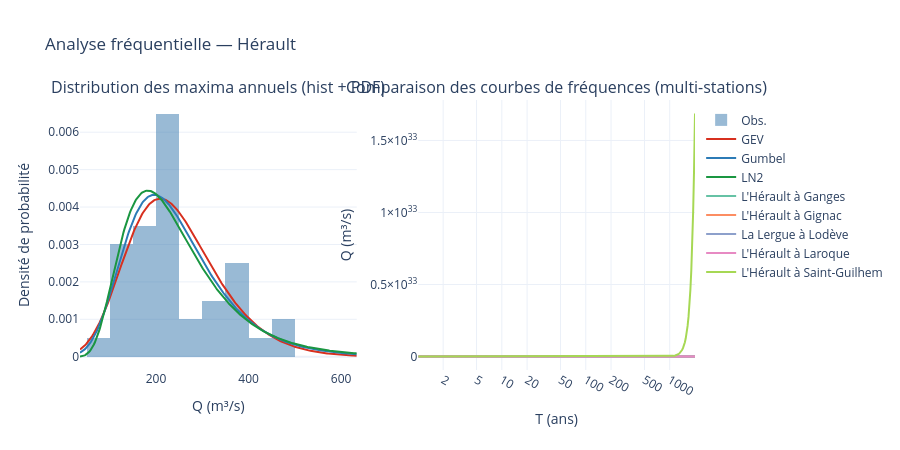

Write notebook code for a chart like this one.
### Markdown cell above
## 7. Distribution des maxima — analyse exploratoire

### Code cell
# ── Histogramme + PDF ajustées (station principale) ──────────────────────────
fig_hist = make_subplots(rows=1, cols=2,
    subplot_titles=('Distribution des maxima annuels (hist + PDF)',
                    'Comparaison des courbes de fréquences (multi-stations)'))

# Histogramme
fig_hist.add_trace(
    go.Histogram(
        x=main_data, nbinsx=20,
        name='Obs.', opacity=0.55,
        marker_color='steelblue',
        histnorm='probability density',
        hovertemplate='[%{x:.0f}, …] : densité %{y:.4f}<extra></extra>'
    ), row=1, col=1
)

# PDFs
x_range = np.linspace(main_data.min() * 0.5, main_data.max() * 1.3, 300)
for key, dist_obj, col_pdf in [
    ('GEV',    stats.genextreme, '#d7301f'),
    ('Gumbel', stats.gumbel_r,   '#2c7bb6'),
    ('LN2',    stats.lognorm,    '#1a9641'),
]:
    if key in fit:
        pdf_vals = dist_obj.pdf(x_range, *fit[key]['params'])
        fig_hist.add_trace(
            go.Scatter(x=x_range, y=pdf_vals, mode='lines',
                       name=key, line=dict(color=col_pdf, width=2)),
            row=1, col=1
        )

# Courbes de fréquences multi-stations (GEV)
T_dense  = np.logspace(np.log10(1.01), np.log10(2000), 300)
pnce_d   = 1 - 1/T_dense
cols_s   = px.colors.qualitative.Set2

for i, s in enumerate(STATIONS_CLES):
    code = s['code']
    if code not in fits_all or 'GEV' not in fits_all[code]:
        continue
    f_gev = fits_all[code]['GEV']
    q_d   = stats.genextreme.ppf(pnce_d, *f_gev['params'])
    fig_hist.add_trace(
        go.Scatter(x=T_dense, y=q_d, mode='lines',
                   name=s['nom'], line=dict(color=cols_s[i % len(cols_s)], width=2)),
        row=1, col=2
    )

fig_hist.update_xaxes(title_text='Q (m³/s)',               row=1, col=1)
fig_hist.update_yaxes(title_text='Densité de probabilité', row=1, col=1)
fig_hist.update_xaxes(title_text='T (ans)', type='log',
                      tickvals=[2,5,10,20,50,100,200,500,1000],
                      ticktext=['2','5','10','20','50','100','200','500','1000'],
                      row=1, col=2)
fig_hist.update_yaxes(title_text='Q (m³/s)', row=1, col=2)

fig_hist.update_layout(
    title_text=f'Analyse fréquentielle — {DEPT_NAME}',
    height=450, template='plotly_white',
    legend=dict(x=1.01, y=0.98, traceorder='normal')
)
fig_hist.show()

### Figure 1 — Plotly figure (JSON) as saved in the notebook; plotly's stock layout.template omitted (floating-point values rounded to 4 significant figures; data arrays with more than 128 entries replaced by an {"elided": "..."} marker saying what was removed)
{"data": [{"histnorm": "probability density", "hovertemplate": "[%{x:.0f}, …] : densité %{y:.4f}<extra></extra>", "marker": {"color": "steelblue"}, "name": "Obs.", "nbinsx": 20, "opacity": 0.55, "type": "histogram", "x": [247.2, 112.6, 362.0, 238.3, 184.8, 245.6, 188.1, 388.1, 372.4, 249.5, 259.8, 193.0, 449.9, 153.1, 354.1, 102.1, 487.6, 180.5, 71.2, 246.7, 450.5, 304.3, 230.2, 108.0, 195.7, 212.6, 264.6, 222.0, 118.7, 232.9, 249.6, 162.9, 335.8, 124.8, 383.8, 208.1, 226.1, 300.5, 105.5, 235.8], "xaxis": "x", "yaxis": "y"}, {"line": {"color": "#d7301f", "width": 2}, "mode": "lines", "name": "GEV", "type": "scatter", "x": {"elided": "300 float values"}, "xaxis": "x", "y": {"elided": "300 float values"}, "yaxis": "y"}, {"line": {"color": "#2c7bb6", "width": 2}, "mode": "lines", "name": "Gumbel", "type": "scatter", "x": {"elided": "300 float values"}, "xaxis": "x", "y": {"elided": "300 float values"}, "yaxis": "y"}, {"line": {"color": "#1a9641", "width": 2}, "mode": "lines", "name": "LN2", "type": "scatter", "x": {"elided": "300 float values"}, "xaxis": "x", "y": {"elided": "300 float values"}, "yaxis": "y"}, {"line": {"color": "rgb(102,194,165)", "width": 2}, "mode": "lines", "name": "L'Hérault à Ganges", "type": "scatter", "x": {"elided": "300 float values"}, "xaxis": "x2", "y": {"elided": "300 float values"}, "yaxis": "y2"}, {"line": {"color": "rgb(252,141,98)", "width": 2}, "mode": "lines", "name": "L'Hérault à Gignac", "type": "scatter", "x": {"elided": "300 float values"}, "xaxis": "x2", "y": {"elided": "300 float values"}, "yaxis": "y2"}, {"line": {"color": "rgb(141,160,203)", "width": 2}, "mode": "lines", "name": "La Lergue à Lodève", "type": "scatter", "x": {"elided": "300 float values"}, "xaxis": "x2", "y": {"elided": "300 float values"}, "yaxis": "y2"}, {"line": {"color": "rgb(231,138,195)", "width": 2}, "mode": "lines", "name": "L'Hérault à Laroque", "type": "scatter", "x": {"elided": "300 float values"}, "xaxis": "x2", "y": {"elided": "300 float values"}, "yaxis": "y2"}, {"line": {"color": "rgb(166,216,84)", "width": 2}, "mode": "lines", "name": "L'Hérault à Saint-Guilhem", "type": "scatter", "x": {"elided": "300 float values"}, "xaxis": "x2", "y": {"elided": "300 float values"}, "yaxis": "y2"}], "layout": {"annotations": [{"font": {"size": 16}, "showarrow": false, "text": "Distribution des maxima annuels (hist + PDF)", "x": 0.225, "xanchor": "center", "xref": "paper", "y": 1, "yanchor": "bottom", "yref": "paper"}, {"font": {"size": 16}, "showarrow": false, "text": "Comparaison des courbes de fréquences (multi-stations)", "x": 0.775, "xanchor": "center", "xref": "paper", "y": 1, "yanchor": "bottom", "yref": "paper"}], "height": 450, "legend": {"traceorder": "normal", "x": 1.01, "y": 0.98}, "title": {"text": "Analyse fréquentielle — Hérault"}, "xaxis": {"anchor": "y", "domain": [0, 0.45], "title": {"text": "Q (m³/s)"}}, "xaxis2": {"anchor": "y2", "domain": [0.55, 1], "ticktext": ["2", "5", "10", "20", "50", "100", "200", "500", "1000"], "tickvals": [2, 5, 10, 20, 50, 100, 200, 500, 1000], "title": {"text": "T (ans)"}, "type": "log"}, "yaxis": {"anchor": "x", "domain": [0, 1], "title": {"text": "Densité de probabilité"}}, "yaxis2": {"anchor": "x2", "domain": [0, 1], "title": {"text": "Q (m³/s)"}}}}
